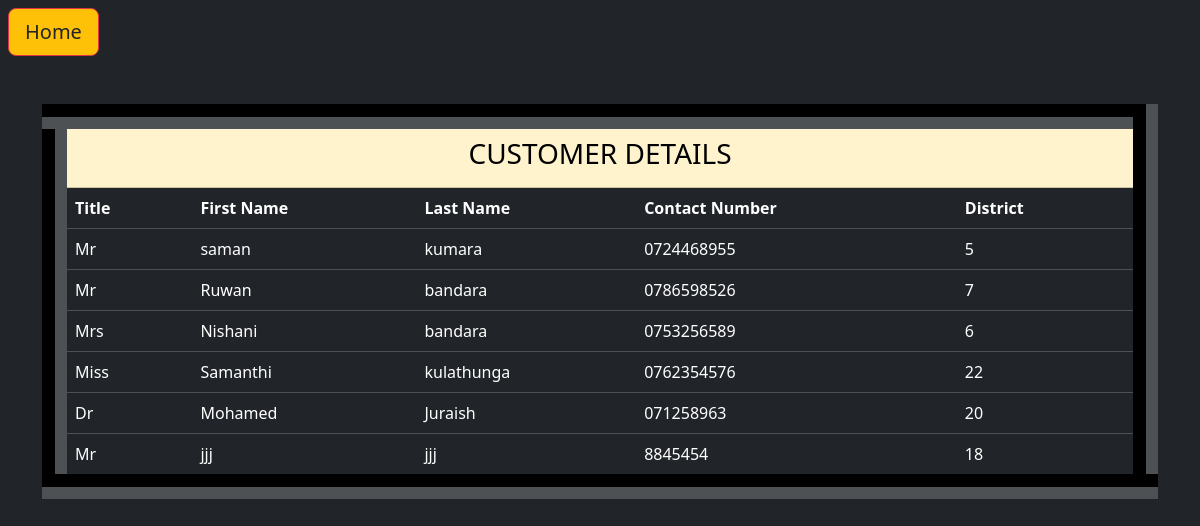
The app's page /customer_list.php with its own data.
### tables this page shows
CREATE TABLE `customer` (
  `id` int(11) NOT NULL,
  `title` varchar(20) NOT NULL,
  `first_name` varchar(50) NOT NULL,
  `middle_name` varchar(50) NOT NULL,
  `last_name` varchar(50) NOT NULL,
  `contact_no` varchar(10) NOT NULL,
  `district` int(10) NOT NULL
);

### customer_list.php (the view, shortened to what this page needs)
<!DOCTYPE html>
<html lang="en">
<head>
    <link rel="stylesheet" href="styles.css">
    <link href="https://cdn.jsdelivr.net/npm/bootstrap@5.3.3/dist/css/bootstrap.min.css" rel="stylesheet">
</head>
<body class="bg-dark">
    <div class="m-2">
        <a href="index.php" class="text-dark btn btn-lg btn-warning btn-outline-danger">Home</a>
    </div>
    <div class="container mt-5">
        <table class="table table-dark"  border="25">
            <tr class="table-warning">
                <th colspan="7" class="text-center">
                    <h3>CUSTOMER DETAILS</h3>
                </th>
            </tr>
            <tr class="table-dark">
                <th>Title</th>
                <th>First Name</th>
                <th>Last Name</th>
                <th>Contact Number</th>
                <th>District</th>
            </tr>
            <?php
            include('./backend/conn.php');
            $sql = "SELECT * FROM customer";
            $res = mysqli_query($conn, $sql);
            while ($row = mysqli_fetch_assoc($res)) {
                echo "<tr class='table-dark'>
                        <td class='table-dark'>" . $row['title'] . "</td>
                        <td class='table-dark'>" . $row['first_name'] . "</td>
                        <td class='table-dark'>" . $row['last_name'] . "</td>
                        <td class='table-dark'>" . $row['contact_no'] . "</td>
                        <td class='table-dark'>" . $row['district'] . "</td>
                    </tr>";
            }
            ?>
        </table>
    </div>
</body>
</html>

### styles.css (style rules this page uses)
body { background-color: rgba(0, 0, 0, 0.808); }

### records on screen
customer: title "Mr", first_name "saman", last_name "kumara", contact_no "0724468955", district "5"
customer: title "Mr", first_name "Ruwan", last_name "bandara", contact_no "0786598526", district "7"
customer: title "Mrs", first_name "Nishani", last_name "bandara", contact_no "0753256589", district "6"
customer: title "Miss", first_name "Samanthi", last_name "kulathunga", contact_no "0762354576", district "22"
customer: title "Dr", first_name "Mohamed", last_name "Juraish", contact_no "071258963", district "20"
customer: title "Mr", first_name "jjj", last_name "jjj", contact_no "8845454", district "18"
